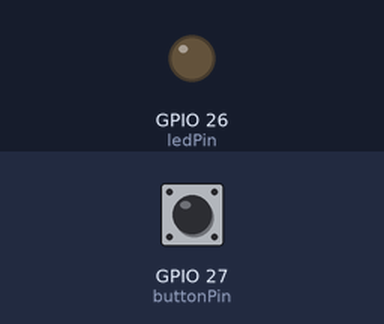
This sketch was run on a simulated ESP32. Parts: output pins drawn as LEDs (lit = HIGH). Dashed ring = blinking. Inputs (shaded band) come from the test bench; at power-on: GPIO 27 (buttonPin) HIGH.

Above: at 1.2 s.
1.3 s: GPIO 27 (buttonPin) pulled LOW for 0.15 s
At 1.8 s:
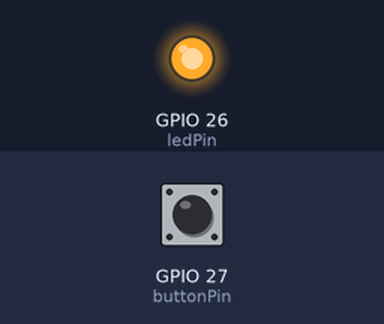
2.9 s: GPIO 27 (buttonPin) pulled LOW for 3.2 s
At 3.06 s:
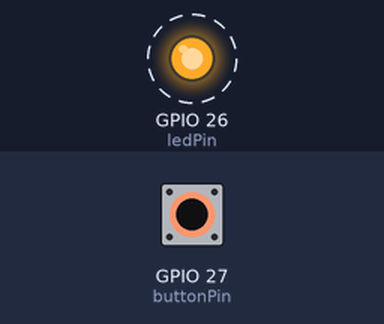
Timing chart, 0 to 7.6 s (numbered marks = the images above; inputs shaded):
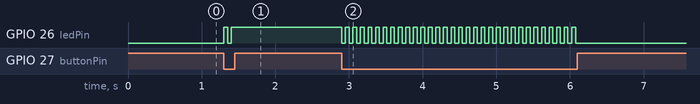

Measured:
- after the input at 1.3 s, GPIO 26 (ledPin): LOW → HIGH at once, → LOW 0.05 s later, → HIGH 0.05 s later
- after the input at 2.9 s, GPIO 26 (ledPin): alternates HIGH for 0.05 s and LOW for 0.05 s, 63 changes in all, then stays LOW, starting at once

The sketch:

Push_button_test_with_LED.ino
```cpp
//code from https://www.youtube.com/watch?v=TYzY9gv98IU

const int ledPin = 26;       // Pin to which LED is connected (you can change this pin)
const int buttonPin = 27;    // Pin to which button is connected (you can change this pin)

bool ledOn = false;          // Flag to indicate LED status

unsigned long lastDebounceTime = 0;  // Last time the button pin was toggled
unsigned long debounceDelay = 50;    // Debounce time in milliseconds

void setup() {
  pinMode(ledPin, OUTPUT);     // Set LED pin as output
  pinMode(buttonPin, INPUT_PULLUP);   // Set button pin as input with pull-up resistor
}

void loop() {
  int buttonState = digitalRead(buttonPin);

  // Check if the button is pressed and debounce the input
  if (buttonState == LOW && (millis() - lastDebounceTime) > debounceDelay) {
    lastDebounceTime = millis();

    // Button is pressed
    ledOn = !ledOn;  // Toggle LED status

    // Update LED state
    digitalWrite(ledPin, ledOn ? HIGH : LOW);
  }
}
```
